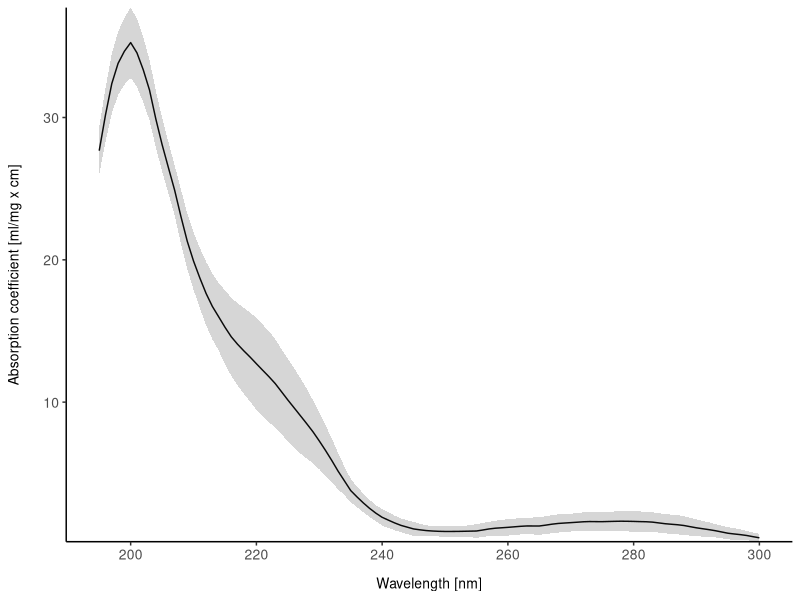
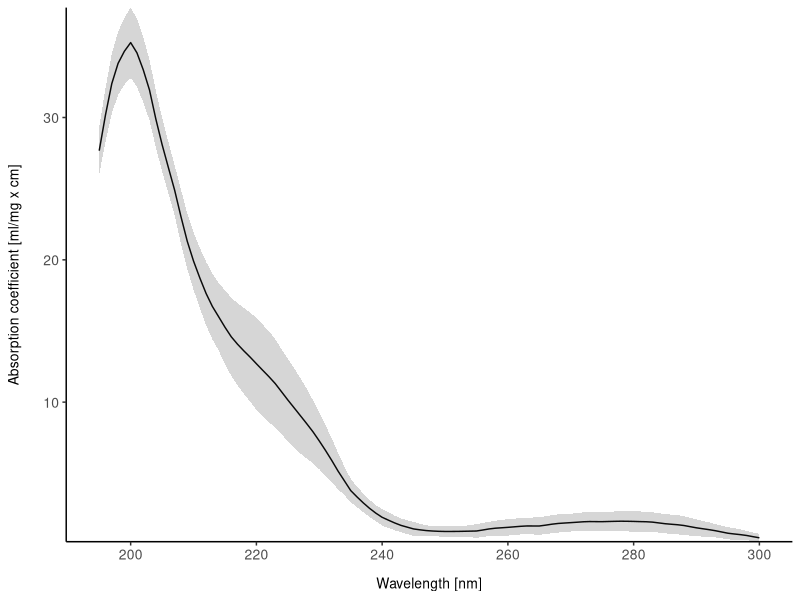

The R script that drew these images, in order:
library(tidyverse)

# protein absorption data frame; data available from https://github.com/lennijusten/protein-absorbance ; See file "data-table.csv"
pa <- read.csv("../data/protein-absorption-data-table.csv")

str(pa) # check column names

plot <- ggplot(pa, aes(x = Wavelength, y = Mean.Absorption.Coefficient)) +
  geom_line() +
  geom_ribbon(aes(ymin = Mean.Absorption.Coefficient - Absorption.Coefficient.Std.Dev, ymax = Mean.Absorption.Coefficient + Absorption.Coefficient.Std.Dev), alpha=0.2) +
  scale_x_continuous(breaks = seq(from = 200, to = 320, by = 20)) +
  scale_y_continuous(expand = c(0,0)) +
  labs(x = "Wavelength [nm]",
       y = "Absorption coefficient [ml/mg x cm]") +
  theme_classic() +
  theme(axis.text = element_text(size = 10), # Increase tick label font size
        axis.title.x = element_text(size = 10, margin = margin(t = 10)), # Increase X axis label font size and add space
        axis.title.y = element_text(size = 10, margin = margin(r = 15))  # Increase Y axis label font size and add space
  )

plot

ggsave("../figure image files/protein_absorption.png", plot, unit = "mm", width = 100, height = 75, dpi = 600)